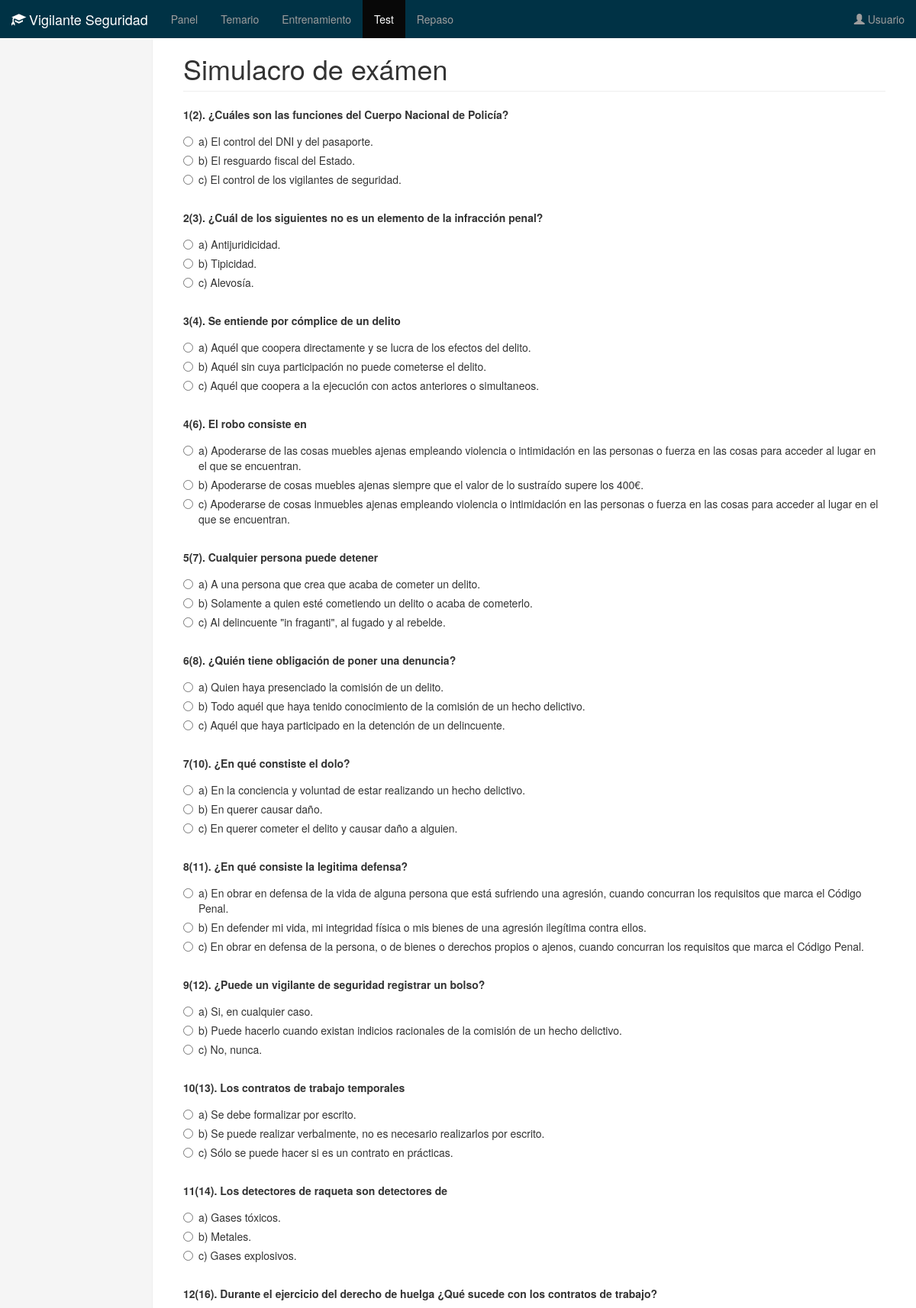
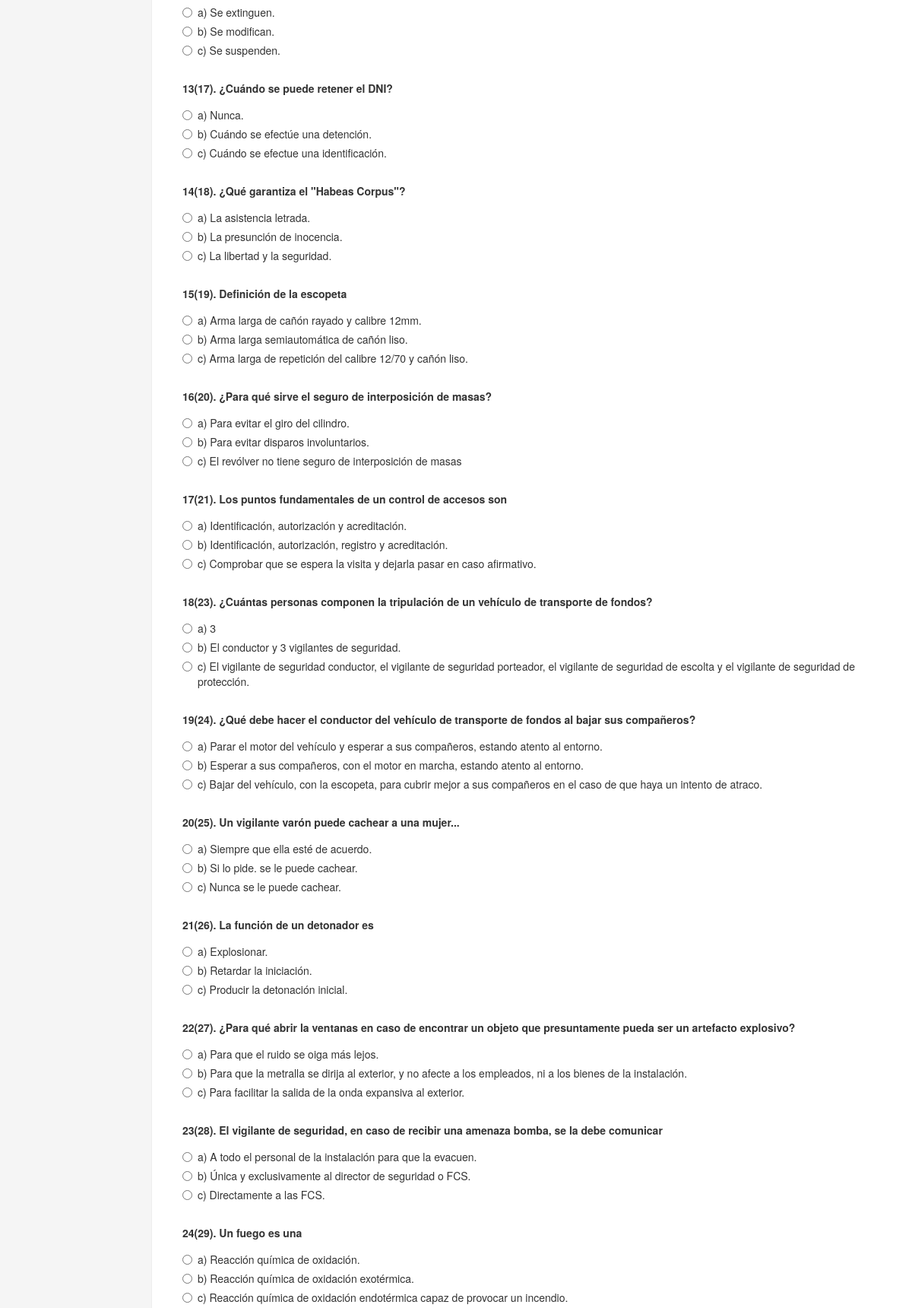
The page /panel/test/ (upper part) on the database its author committed (2 pictures, top to bottom).
### examen/models.py (models this page shows, shortened)
class Pregunta(models.Model):
	pregunta = models.TextField(max_length=255)
	res_a = models.TextField(max_length=255)
	res_b = models.TextField(max_length=255)
	res_c = models.TextField(max_length=255)
	correcta = models.CharField(max_length=1)
	tema = models.ForeignKey('Tema')
	capitulo = models.ForeignKey('Capitulo')

### examen/views.py (the view)
# urls.py: url(r'^panel/test/$', test, name='test'),
def test(request):
	i = 0
	lista = []
	random.seed()
	total = Pregunta.objects.count()
	while i < 100:
		p = random.randint(1, total)
		if p not in lista:
			lista.append(p)
			i += 1
	lista.sort()
	preguntas = Pregunta.objects.filter(id__in=lista)
	return render(request, 'test.html', {'preguntas': preguntas})

### examen/context_processors.py (called while the page is built)
def menu(request):
	menu = {'menu': [{'nombre': 'Panel', 'url': reverse('panel')}, {'nombre': 'Temario', 'url': reverse('temario')}, {'nombre': 'Entrenamiento', 'url': reverse('entrenamiento')}, {'nombre': 'Test', 'url': reverse('test')}, {'nombre': 'Repaso', 'url': reverse('repaso')}, ]}
	for item in menu['menu']:
		if request.path == item['url']:
			item['active'] = True
	return menu

### templates/test.html (shortened to what this page needs)
{% extends "base.html" %}
{% block titulopagina %}
	Simulacro de exámen
{% endblock titulopagina %}
{% block seccion %}
	<form action="corregir/" method="get">
	{% for p in preguntas %}
			<label>{{ forloop.counter }}({{ p.id }}). {{ p.pregunta }}</label>
			<div class="radio">
				<label>
					<input type="radio" name="r{{ forloop.counter }}" value="a">a) {{ p.res_a }}
				</label>
			</div>
			<div class="radio">
				<label>
					<input type="radio" name="r{{ forloop.counter }}" value="b">b) {{ p.res_b }}
				</label>
			</div>
			<div class="radio">
				<label>
					<input type="radio" name="r{{ forloop.counter }}" value="c">c) {{ p.res_c }}
				</label>
			</div>
			<br>
	{% endfor %}
	</form>
{% endblock seccion %}

### static/css/dashboard.css (style rules this page uses)
body { padding-top: 50px; }

### rows shown on the page
Pregunta: id "2", pregunta "¿Cuáles son las funciones del Cuerpo Nacional de Policía?", res_a "El control del DNI y del pasaporte.", res_b "El resguardo fiscal del Estado.", res_c "El control de los vigilantes de seguridad."
Pregunta: id "3", pregunta "¿Cuál de los siguientes no es un elemento de la infracción penal?", res_a "Antijuridicidad.", res_b "Tipicidad.", res_c "Alevosía."
Pregunta: id "4", pregunta "Se entiende por cómplice de un delito", res_a "Aquél que coopera directamente y se lucra de los efectos del delito.", res_b "Aquél sin cuya participación no puede cometerse el delito.", res_c "Aquél que coopera a la ejecución con actos anteriores o simultaneos."
Pregunta: id "6", pregunta "El robo consiste en", res_a "Apoderarse de las cosas muebles ajenas empleando violencia o intimidación en las personas o fuerza en las cosas para acceder al lugar en el que se encuentran.", res_b "Apoderarse de cosas muebles ajenas siempre que el valor de lo sustraído supere los 400€.", res_c "Apoderarse de cosas inmuebles ajenas empleando violencia o intimidación en las personas o fuerza en las cosas para acceder al lugar en el que se encuentran."
Pregunta: id "7", pregunta "Cualquier persona puede detener", res_a "A una persona que crea que acaba de cometer un delito.", res_b "Solamente a quien esté cometiendo un delito o acaba de cometerlo.", res_c "Al delincuente \"in fraganti\", al fugado y al rebelde."
Pregunta: id "8", pregunta "¿Quién tiene obligación de poner una denuncia?", res_a "Quien haya presenciado la comisión de un delito.", res_b "Todo aquél que haya tenido conocimiento de la comisión de un hecho delictivo.", res_c "Aquél que haya participado en la detención de un delincuente."
Pregunta: id "10", pregunta "¿En qué constiste el dolo?", res_a "En la conciencia y voluntad de estar realizando un hecho delictivo.", res_b "En querer causar daño.", res_c "En querer cometer el delito y causar daño a alguien."
Pregunta: id "11", pregunta "¿En qué consiste la legitima defensa?", res_a "En obrar en defensa de la vida de alguna persona que está sufriendo una agresión, cuando concurran los requisitos que marca el Código Penal.", res_b "En defender mi vida, mi integridad física o mis bienes de una agresión ilegítima contra ellos.", res_c "En obrar en defensa de la persona, o de bienes o derechos propios o ajenos, cuando concurran los requisitos que marca el Código Penal."
Pregunta: id "12", pregunta "¿Puede un vigilante de seguridad registrar un bolso?", res_a "Si, en cualquier caso.", res_b "Puede hacerlo cuando existan indicios racionales de la comisión de un hecho delictivo.", res_c "No, nunca."
Pregunta: id "13", pregunta "Los contratos de trabajo temporales", res_a "Se debe formalizar por escrito.", res_b "Se puede realizar verbalmente, no es necesario realizarlos por escrito.", res_c "Sólo se puede hacer si es un contrato en prácticas."
Pregunta: id "14", pregunta "Los detectores de raqueta son detectores de", res_a "Gases tóxicos.", res_b "Metales.", res_c "Gases explosivos."
Pregunta: id "16", pregunta "Durante el ejercicio del derecho de huelga ¿Qué sucede con los contratos de trabajo?", res_a "Se extinguen.", res_b "Se modifican.", res_c "Se suspenden."
Pregunta: id "17", pregunta "¿Cuándo se puede retener el DNI?", res_a "Nunca.", res_b "Cuándo se efectúe una detención.", res_c "Cuándo se efectue una identificación."
Pregunta: id "18", pregunta "¿Qué garantiza el \"Habeas Corpus\"?", res_a "La asistencia letrada.", res_b "La presunción de inocencia.", res_c "La libertad y la seguridad."
Pregunta: id "19", pregunta "Definición de la escopeta", res_a "Arma larga de cañón rayado y calibre 12mm.", res_b "Arma larga semiautomática de cañón liso.", res_c "Arma larga de repetición del calibre 12/70 y cañón liso."
Pregunta: id "20", pregunta "¿Para qué sirve el seguro de interposición de masas?", res_a "Para evitar el giro del cilindro.", res_b "Para evitar disparos involuntarios.", res_c "El revólver no tiene seguro de interposición de masas"
Pregunta: id "21", pregunta "Los puntos fundamentales de un control de accesos son", res_a "Identificación, autorización y acreditación.", res_b "Identificación, autorización, registro y acreditación.", res_c "Comprobar que se espera la visita y dejarla pasar en caso afirmativo."
Pregunta: id "23", pregunta "¿Cuántas personas componen la tripulación de un vehículo de transporte de fondos?", res_a "3", res_b "El conductor y 3 vigilantes de seguridad.", res_c "El vigilante de seguridad conductor, el vigilante de seguridad porteador, el vigilante de seguridad de escolta y el vigilante de seguridad de protección."
Pregunta: id "24", pregunta "¿Qué debe hacer el conductor del vehículo de transporte de fondos al bajar sus compañeros?", res_a "Parar el motor del vehículo y esperar a sus compañeros, estando atento al entorno.", res_b "Esperar a sus compañeros, con el motor en marcha, estando atento al entorno.", res_c "Bajar del vehículo, con la escopeta, para cubrir mejor a sus compañeros en el caso de que haya un intento de atraco."
Pregunta: id "25", pregunta "Un vigilante varón puede cachear a una mujer...", res_a "Siempre que ella esté de acuerdo.", res_b "Si lo pide. se le puede cachear.", res_c "Nunca se le puede cachear."
Pregunta: id "26", pregunta "La función de un detonador es", res_a "Explosionar.", res_b "Retardar la iniciación.", res_c "Producir la detonación inicial."
Pregunta: id "27", pregunta "¿Para qué abrir la ventanas en caso de encontrar un objeto que presuntamente pueda ser un artefacto explosivo?", res_a "Para que el ruido se oiga más lejos.", res_b "Para que la metralla se dirija al exterior, y no afecte a los empleados, ni a los bienes de la instalación.", res_c "Para facilitar la salida de la onda expansiva al exterior."
Pregunta: id "28", pregunta "El vigilante de seguridad, en caso de recibir una amenaza bomba, se la debe comunicar", res_a "A todo el personal de la instalación para que la evacuen.", res_b "Única y exclusivamente al director de seguridad o FCS.", res_c "Directamente a las FCS."
Pregunta: id "29", pregunta "Un fuego es una", res_a "Reacción química de oxidación.", res_b "Reacción química de oxidación exotérmica.", res_c "Reacción química de oxidación endotérmica capaz de provocar un incendio."

### other values the page prints
{{ enlace.nombre }} "Panel" "Temario" "Entrenamiento" "Test" "Repaso"
